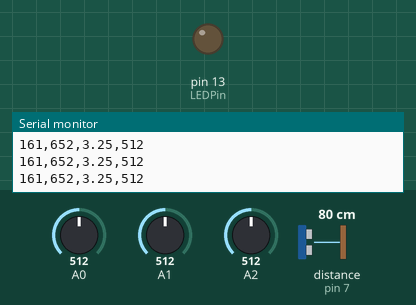
Bench run of a sketch on a simulated Arduino Uno, built with avr-gcc and run on an emulated ATmega328P. Shown: output pins drawn as LEDs (lit = HIGH), the last lines printed to the serial monitor. Wiring (inferred from the names in the program): ultrasonic range finder: trigger pin 8; echo pin 7. Inputs (shaded band) come from the test bench; at power-on: distance to the obstacle (sensor on pin 7) 80 cm, A0 = 512, A1 = 512, A2 = 512. The echo pulse lasts 58.3 µs per cm; pins used as bus, display or sensor lines are not drawn.

Above: at 1.2 s.
1.3 s: distance to the obstacle (sensor on pin 7) set to 196 cm
4.3 s: distance to the obstacle (sensor on pin 7) set to 205 cm
At 4.9 s:
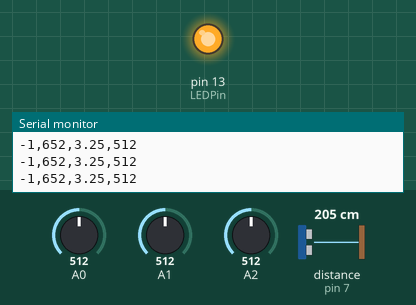
5.8 s: distance to the obstacle (sensor on pin 7) set to 2 cm
At 6.7 s:
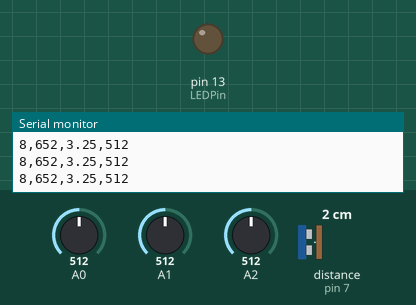
7.3 s: distance to the obstacle (sensor on pin 7) set to 250 cm
At 8.6 s:
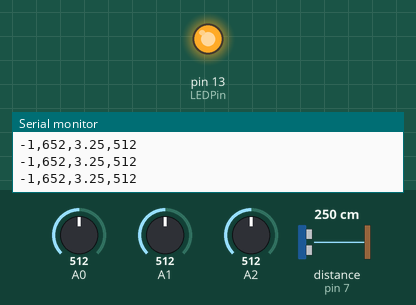
Timing chart, 0 to 9.8 s (numbered marks = the images above; inputs shaded):
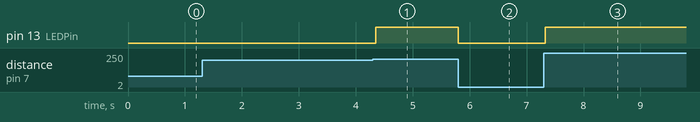

The sketch:

finalvisualarduino.ino
```cpp
#define echoPin 7 // Echo Pin
#define trigPin 8 // Trigger Pin
#define LEDPin 13 // Onboard LED

int maximumRange = 200; // Maximum range needed
int minimumRange = 0; // Minimum range needed
long duration, distance; // Duration used to calculate distance

void setup() {
 Serial.begin (9600);
 pinMode(trigPin, OUTPUT);
 pinMode(echoPin, INPUT);
 pinMode(LEDPin, OUTPUT); // Use LED indicator (if required)
}

void loop() {
/* The following trigPin/echoPin cycle is used to determine the
 distance of the nearest object by bouncing soundwaves off of it. */
 digitalWrite(trigPin, LOW);
 delayMicroseconds(2);

 digitalWrite(trigPin, HIGH);
 delayMicroseconds(10);

 digitalWrite(trigPin, LOW);
 duration = pulseIn(echoPin, HIGH);

 //Calculate the distance (in cm) based on the speed of sound.
 distance = duration/58.2;

 if (distance >= maximumRange || distance <= minimumRange){
 /* Send a negative number to computer and Turn LED ON
 to indicate "out of range" */
 Serial.print("-1");
 digitalWrite(LEDPin, HIGH);
 }
 else {
 /* Send the distance to the computer using Serial protocol, and
 turn LED OFF to indicate successful reading. */
 int mappedSonar = map(distance, -1, 100, 5, 200);
 Serial.print(mappedSonar);
 digitalWrite(LEDPin, LOW);
 }
  int light = analogRead(A0);
  int pot = analogRead(A1);
  int button = analogRead(A2);

  int mappedLight = map(light, 0, 200, 0, 255);
  float mappedPot = pot/157.4;
  int mappedButton = map(button, 0, 710, 0, 1);


  Serial.print(',');
  Serial.print(mappedLight);
    Serial.print(',');
  Serial.print(mappedPot);
    Serial.print(',');
  Serial.println(button);

 //Delay 50ms before next reading.
 delay(50);
}
```

Measured:
- the behaviour switches between 199 and 200 cm on distance to the obstacle (sensor on pin 7) (found by bisection; images 0 and 1)
- after the input at 4.3 s, pin 13 (LEDPin): LOW → HIGH after 0.05 s
- after the input at 5.8 s, pin 13 (LEDPin): HIGH → LOW at once
- after the input at 7.3 s, pin 13 (LEDPin): LOW → HIGH at once
